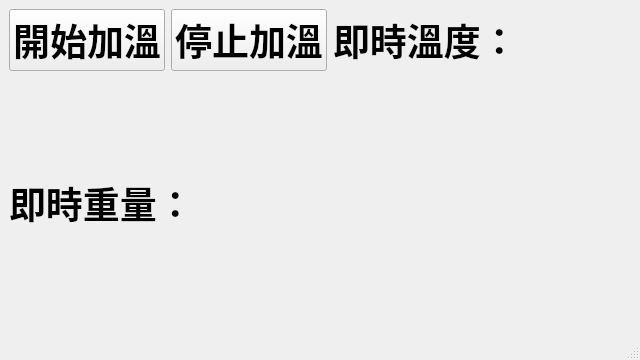
<?xml version="1.0" encoding="UTF-8"?>
<ui version="4.0">
 <class>MainWindow</class>
 <widget class="QMainWindow" name="MainWindow">
  <property name="geometry">
   <rect>
    <x>0</x>
    <y>0</y>
    <width>640</width>
    <height>360</height>
   </rect>
  </property>
  <property name="contextMenuPolicy">
   <enum>Qt::DefaultContextMenu</enum>
  </property>
  <property name="windowTitle">
   <string>MainWindow</string>
  </property>
  <widget class="QWidget" name="container">
   <property name="enabled">
    <bool>true</bool>
   </property>
   <property name="layoutDirection">
    <enum>Qt::LeftToRight</enum>
   </property>
   <layout class="QHBoxLayout" name="horizontalLayout">
    <item>
     <layout class="QVBoxLayout" name="verticalLayout">
      <item>
       <layout class="QHBoxLayout" name="horizontalLayout_2">
        <item>
         <widget class="QPushButton" name="StartAddTemp">
          <property name="font">
           <font>
            <family>Liberation Sans</family>
            <pointsize>28</pointsize>
            <weight>75</weight>
            <bold>true</bold>
           </font>
          </property>
          <property name="text">
           <string>開始加溫</string>
          </property>
         </widget>
        </item>
        <item>
         <widget class="QPushButton" name="StopAddTemp">
          <property name="font">
           <font>
            <family>Liberation Sans</family>
            <pointsize>28</pointsize>
            <weight>75</weight>
            <bold>true</bold>
           </font>
          </property>
          <property name="text">
           <string>停止加溫</string>
          </property>
         </widget>
        </item>
        <item>
         <widget class="QLabel" name="RealTimeTemp">
          <property name="enabled">
           <bool>true</bool>
          </property>
          <property name="sizePolicy">
           <sizepolicy hsizetype="Minimum" vsizetype="Fixed">
            <horstretch>0</horstretch>
            <verstretch>0</verstretch>
           </sizepolicy>
          </property>
          <property name="font">
           <font>
            <family>Liberation Sans</family>
            <pointsize>28</pointsize>
            <weight>75</weight>
            <bold>true</bold>
           </font>
          </property>
          <property name="text">
           <string>即時溫度：</string>
          </property>
         </widget>
        </item>
        <item>
         <spacer name="horizontalSpacer">
          <property name="orientation">
           <enum>Qt::Horizontal</enum>
          </property>
          <property name="sizeHint" stdset="0">
           <size>
            <width>40</width>
            <height>20</height>
           </size>
          </property>
         </spacer>
        </item>
       </layout>
      </item>
      <item>
       <layout class="QHBoxLayout" name="horizontalLayout_5">
        <item>
         <widget class="QLabel" name="RealtimeWeight">
          <property name="font">
           <font>
            <family>Liberation Sans</family>
            <pointsize>28</pointsize>
            <weight>75</weight>
            <bold>true</bold>
           </font>
          </property>
          <property name="text">
           <string>即時重量：</string>
          </property>
         </widget>
        </item>
       </layout>
      </item>
     </layout>
    </item>
   </layout>
  </widget>
  <widget class="QStatusBar" name="statusbar"/>
 </widget>
 <resources/>
 <connections/>
</ui>
